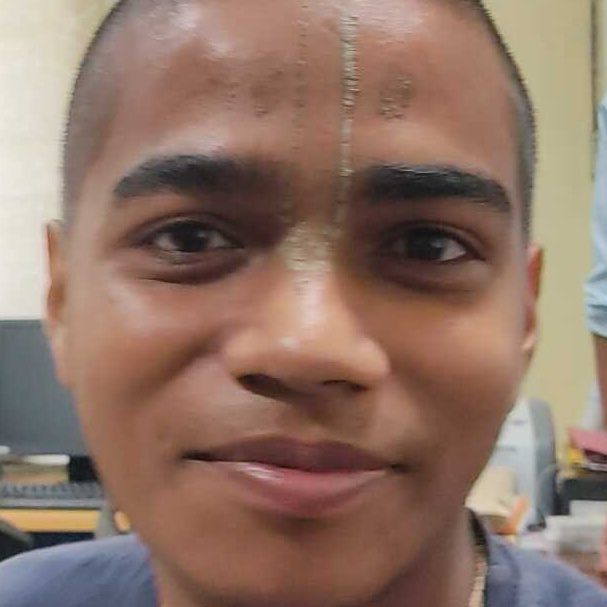
#> input picture images/abhijit_2 - Copy.jpg, 607 x 607 px; its folder holds only this picture in this run
$ python consolidated.py
#> lines starting #> are read from the running program, lines starting #| are printed output that depends on the picture
#> further down, image is the input picture: shape (607, 607, 3); mean B, G, R 103.3, 116.8, 143.8
# -*- coding: utf-8 -*-
"""
Created on Sun Sep 27 16:38:49 2020

@author: LENOVO
"""

import os
import cv2
import numpy as np
import pickle

data_dir = os.path.join(os.getcwd(),'clean_data')

img_dir = os.path.join(os.getcwd(),'images')


def preprocess(image):
    image = cv2.resize(image,(100,100))
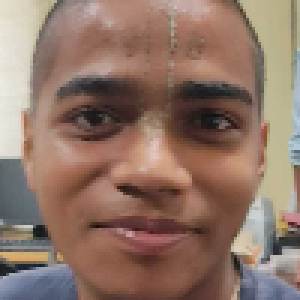
#> image: shape (100, 100, 3) (shown 3 times larger); mean of channels 0, 1, 2 103.2, 116.7, 143.7; drawn as B, G, R
    image = cv2.cvtColor(image,cv2.COLOR_BGR2GRAY)
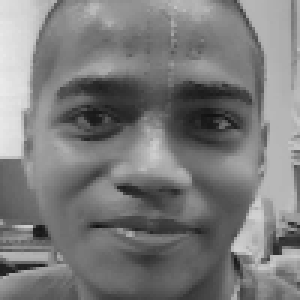
#> image: shape (100, 100) (shown 3 times larger); min 17, max 234, mean 123.3
    return image


images = []
labels = []


for i in os.listdir(img_dir):
    image = cv2.imread(os.path.join(img_dir,i))
    image = preprocess(image)
    images.append(image)
    labels.append(i.split("_")[0])

images = np.array(images)
labels = np.array(labels)

with open(os.path.join(data_dir,'images.p'),'wb') as f:
    pickle.dump(images,f)

with open(os.path.join(data_dir,'labels.p'),'wb') as f:
    pickle.dump(labels,f)

$ run again, on images/abhijit_35 - Copy (2).jpg
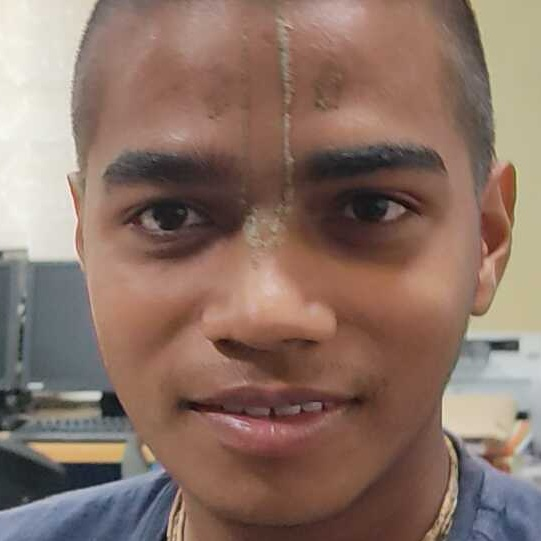
#> input picture images/abhijit_35 - Copy (2).jpg, 541 x 541 px
#> image is the input picture: shape (541, 541, 3); mean B, G, R 102.7, 114.4, 139.2
#> in preprocess, `image = cv2.resize(image,(100,100))`:
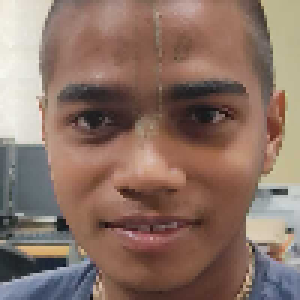
#> image: shape (100, 100, 3) (shown 3 times larger); mean of channels 0, 1, 2 102.6, 114.3, 139.1; drawn as B, G, R
#> in preprocess, `image = cv2.cvtColor(image,cv2.COLOR_BGR2GRAY)`:
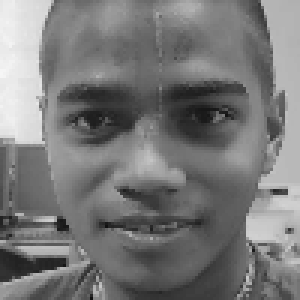
#> image: shape (100, 100) (shown 3 times larger); min 17, max 246, mean 120.4

$ run again, on images/abhijit_52 - Copy (2).jpg
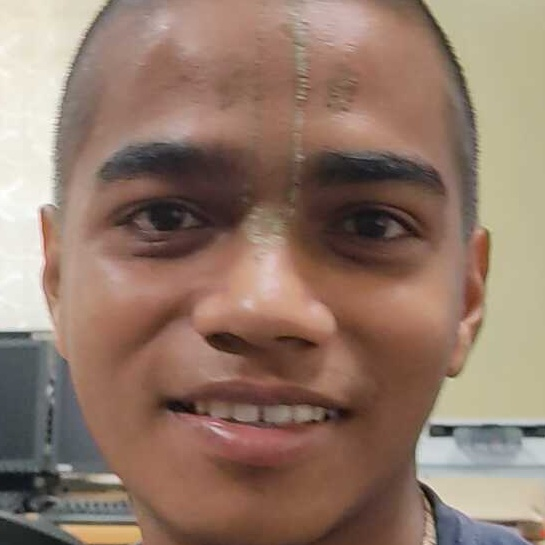
#> input picture images/abhijit_52 - Copy (2).jpg, 545 x 545 px
#> image is the input picture: shape (545, 545, 3); mean B, G, R 106, 121, 146.4
#> in preprocess, `image = cv2.resize(image,(100,100))`:
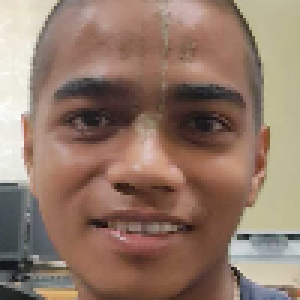
#> image: shape (100, 100, 3) (shown 3 times larger); mean of channels 0, 1, 2 105.9, 121, 146.3; drawn as B, G, R
#> in preprocess, `image = cv2.cvtColor(image,cv2.COLOR_BGR2GRAY)`:
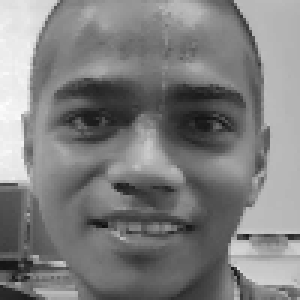
#> image: shape (100, 100) (shown 3 times larger); min 15, max 253, mean 126.9

$ run again, on images/abhijit_24 - Copy (2).jpg
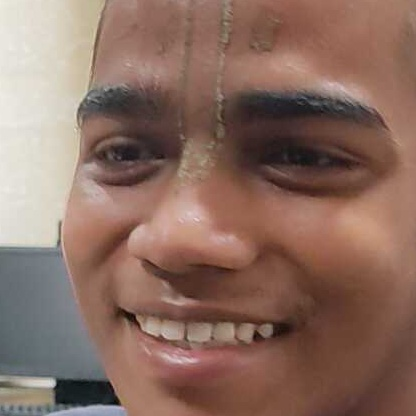
#> input picture images/abhijit_24 - Copy (2).jpg, 416 x 416 px
#> image is the input picture: shape (416, 416, 3); mean B, G, R 97.7, 109.4, 139.3
#> in preprocess, `image = cv2.cvtColor(image,cv2.COLOR_BGR2GRAY)`:
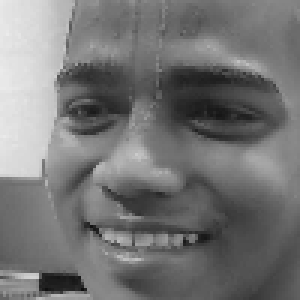
#> image: shape (100, 100) (shown 3 times larger); min 13, max 235, mean 116.9
